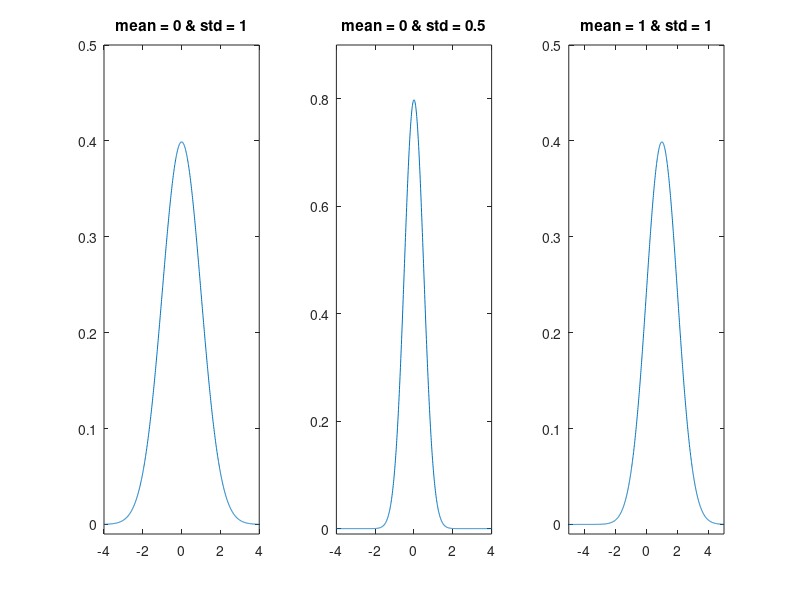

Write the MATLAB code that produced this figure.
clc ;
close all ;
clear all ;

pkg load statistics ;  # loading package 

x = -5 : 0.01 : 5 ;
y = normpdf(x,0,1) ;
subplot(131);
plot(x,y) ;
axis([-4 4 -0.01 0.5]) ;
title("mean = 0 & std = 1");

y = normpdf(x,0,0.5) ;
subplot(132);
plot(x,y) ;
axis([-4 4 -0.01 0.9]) ;
title("mean = 0 & std = 0.5");

y = normpdf(x,1,1) ;
subplot(133);
plot(x,y) ;
axis([-5 5 -0.01 0.5]) ;
title("mean = 1 & std = 1");